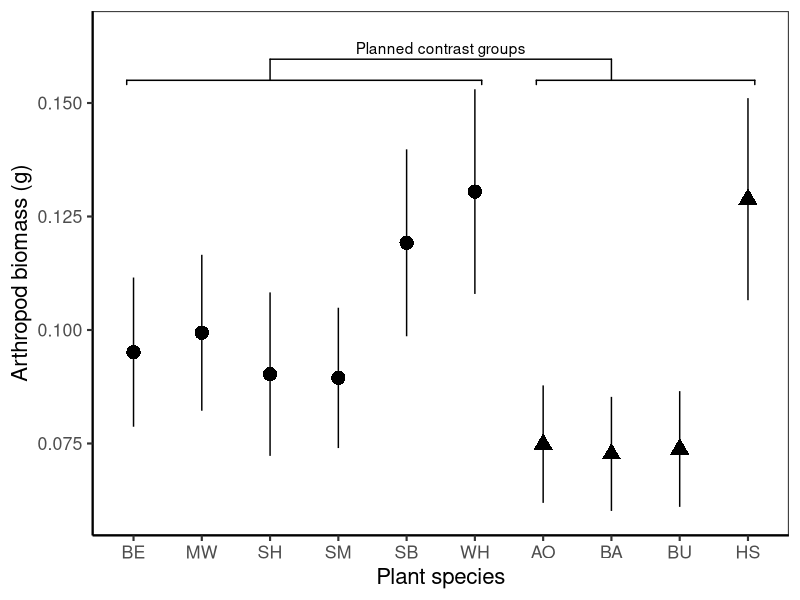

This figure's R source: (Note: this script raises an error after producing the figure.)
# Import data and models for table & figure generation only

# Libraries ####
library("tidyverse")
library("readr")
library("lme4")
library("car")
library("multcomp")
library("ggplot2")
library("emmeans")
library("ggpubr")
library("plotrix") # for std.error function
library("ggsignif")

# Plant arrangement rule ######
# Arrange in order of native vs exotic
biomass_order <- c("Beech","Musclewood","Shadbush","Striped Maple", "Sweet Birch", "Witch-hazel", "Autumn Olive", "Barberry", "Burning Bush", "Honeysuckle")

# plant letter codes #####
# do we need to move sweet birch and shadbush to keep things in alphabetical order?
plant_short = c("Beech" = "BE",
                "Musclewood" = "MW",
                "Shadbush" = "SH",
                "Striped Maple" = "SM",
                "Sweet Birch" = "SB",
                "Witch-hazel" = "WH",
                "Autumn Olive" = "AO",
                "Barberry" = "BA",
                "Burning Bush" = "BU",
                "Honeysuckle" = "HS")

# Fig 1a: Bagged biomass ####
biomass_summary <- read.csv("./Data/Models/model1.csv")

biomass_summary <- arrange(transform(biomass_summary, tree=factor(tree,levels=biomass_order)), tree) 

biomass_summary

biomass_plot <- ggplot(data=biomass_summary, aes(x = tree, y = response, shape=exo)) +
  theme_bw(base_size=16) +
  geom_point(size=4.5) +
  geom_errorbar(aes(ymin=response-(SE), ymax=response+(SE), width=0)) +
  ylab("Arthropod biomass (g)") +
  xlab("Plant species") +
  theme(panel.grid.major = element_blank(), panel.grid.minor = element_blank(),
        panel.background = element_blank(), axis.line = element_line(colour = "black")) +
  theme(legend.position="none") +
  geom_signif(comparisons = list(c("Shadbush", "Barberry")), 
              y_position = 0.155,
              tip_length = 0.05,
              annotation = c("Planned contrast groups")) +
  geom_signif(y_position = c(0.155), 
              xmin = c(0.9, 6.9), 
              xmax = c(6.1, 10.1),
  annotation = c(" ", " "), tip_length = 0.01) +
  scale_x_discrete(labels=plant_short) +
  ylim(0.06,0.165)
biomass_plot 

# Fig 1b: Biomass posthoc ####

mod1_posthoc <- read.csv("./Data/Models/model1_posthoc.csv")


# import p-value #
nugget_1 <- "P = 0.089" 

# this needs to use the same mean and SEM as the other figure, it currently does NOT

biomass_posthoc_plot <- ggplot(data=mod1_posthoc, aes(x = Exo, y = response,shape=Exo)) +
  theme_bw(base_size=16) +
  geom_point(size=4.5) +
  geom_errorbar(aes(ymin=response -(SE), ymax=response +(SE), width=0)) +
  ylab("Arthropod biomass on bagged branches") +
  xlab("Plant group") +
  guides(shape=guide_legend(title="", title.position = "left")) +
  theme(panel.grid.major = element_blank(), panel.grid.minor = element_blank(),
        panel.background = element_blank(), axis.line = element_line(colour = "black")) +
  geom_hline(yintercept=0.0,linetype=2) +
  ylim(0.06,0.165) +
  theme(axis.title.y = element_blank(),
        axis.text.y = element_blank()) +
  theme(legend.position='none') +
  geom_signif(y_position = c(0.12), 
              xmin = c(1), 
              xmax = c(2),
              annotation = c(nugget_1), tip_length = 0.01)
biomass_posthoc_plot

# merge 1a and 1b
Fig_1ab <- ggarrange(biomass_plot, biomass_posthoc_plot, labels = c("", ""), nrow = 1,
                     common.legend = FALSE, widths = c(1.75, 0.5))

ggsave(filename = "./Figures/Fig_1ab.svg", plot = Fig_1ab , device = "svg",
       width = 10, height = 4, units = "in", scale = 0.9)













# Fig 2 ver 1: Bag effect ######
# Import model estimates and table
mod2_lsm <- read.csv("./Data/Models/model2.csv")

Fig_1b <- ggplot(data=mod2_lsm, aes(x = treatment, y = response)) +
  theme_bw(base_size=12) +
  geom_point(size=2) +
  geom_line(aes(group = tree)) +
  geom_errorbar(aes(ymin=response-(SE), ymax=response+(SE), width=0)) +
  ylab("Average arthropod biomass (g)") +
  xlab("Bird Exclusion") +
  scale_x_discrete(labels=c("bag" = "- Birds", "control" = "+ Birds")) +
  geom_text(aes(x = treatment, y = (response+SE), label = .group, hjust=-.5)) +
  theme(panel.grid.major = element_blank(), panel.grid.minor = element_blank()) +
  facet_wrap( ~ tree, nrow=2) 
Fig_1b

# export Fig 2 ver 1 #








# Fig 2a ver 2: Bag lRR #####
mod2a_lsm <- read.csv("./Data/Models/model2a.csv")

mod2a_lsm <- arrange(transform(mod2a_lsm, tree=factor(tree,levels=biomass_order)), tree) 

mod2a_lsm

lrr_plot <- ggplot(data=mod2a_lsm, aes(x = tree, y = LRR_mean, shape=exo)) +
  theme_bw(base_size=16) +
  geom_point(size=4.5) +
  geom_errorbar(aes(ymin=LRR_mean-(LRR_sem), ymax=LRR_mean+(LRR_sem), width=0)) +
  ylab("Bird effect on biomass (LRR)") +
  xlab("Plant species") +
  theme(legend.position="none") +
  theme(panel.grid.major = element_blank(), panel.grid.minor = element_blank(),
        panel.background = element_blank(), axis.line = element_line(colour = "black")) +
  geom_signif(comparisons = list(c("Shadbush", "Barberry")), 
              y_position = 1.35,
              tip_length = 0.05,
              annotation = c("Planned contrast groups")) +
  geom_signif(y_position = c(1.35), 
              xmin = c(0.9, 6.9), 
              xmax = c(6.1, 10.1),
              annotation = c(" ", " "), tip_length = 0.01) +
  geom_hline(yintercept=0.0,linetype=2)  +
  scale_x_discrete(labels=plant_short) +
  ylim(-0.25,1.5)
lrr_plot

# Fig 2b #####
model_2a_posthoc <- read.csv("./Data/Models/model2_posthoc.csv")

# import p-value #
nugget_1 <- "P = 0.364" 

# this needs to use the same mean and SEM as the other figure, it currently does NOT

lrr_posthoc <- ggplot(data=model_2a_posthoc, aes(x = Exo, y = emmean,shape=Exo)) +
  theme_bw(base_size=16) +
  geom_point(size=4.5) +
  geom_errorbar(aes(ymin=emmean -(SE), ymax=emmean +(SE), width=0)) +
  ylab("Bird effect on biomass (LRR)") +
  xlab("Plant group") +
  guides(shape=guide_legend(title="none")) +
  theme(panel.grid.major = element_blank(), panel.grid.minor = element_blank(),
        panel.background = element_blank(), axis.line = element_line(colour = "black")) +
  geom_hline(yintercept=0.0,linetype=2) +
  ylim(-0.25,1.5) +
  theme(axis.title.y = element_blank(),
        axis.text.y = element_blank()) +
  theme(legend.position='none') +
  geom_signif(y_position = c(1), 
              xmin = c(1), 
              xmax = c(2),
              annotation = c(nugget_1), tip_length = 0.01)


# merge 2a and 2b
Fig_2ab <- ggarrange(lrr_plot, lrr_posthoc , labels = c("", ""), nrow = 1,
                     common.legend = FALSE, widths = c(1.75, 0.5))

ggsave(filename = "./Figures/Fig_2ab.svg", plot = Fig_2ab , device = "svg",
       width = 10, height = 4, units = "in", scale = 0.9)




# Fig 3abcd #####
# Insect abundances #
# Araneae plot
spider_lsm <- read.csv("./Data/Models/spider_model.csv")

# ! manually set tukey letters ####
# this is pairwise within treatment only
spider_lsm$.group2 <- c("b","a","b","a")

Fig_3a <- ggplot(data=spider_lsm, aes(x = treatment, y = response)) +
  theme_bw(base_size=12) +
  geom_point(size=2) +
  geom_line(aes(group = exo)) +
  geom_errorbar(aes(ymin=response-(SE), ymax=response+(SE), width=0)) +
  ylab("Araneae # per branch") +
  theme(axis.title.x=element_blank()) +
  #xlab("Bird Exclusion") +
  scale_x_discrete(labels=c("bag" = "- Birds", "control" = "+ Birds")) +
  geom_text(aes(x = treatment, y = (response+SE), label = .group2, hjust=-.5)) +
  theme(panel.grid.major = element_blank(), panel.grid.minor = element_blank()) +
  facet_wrap( ~ exo, nrow=1) 
Fig_3a

# Hemiptera plot

hemiptera_lsm <- read.csv("./Data/Models/hemiptera_model.csv")

#manually set tukey letters
hemiptera_lsm$.group2 <- c("a","a","a","a")

Fig_3b <- ggplot(data=hemiptera_lsm, aes(x = treatment, y = response)) +
  theme_bw(base_size=12) +
  geom_point(size=2) +
  geom_line(aes(group = exo)) +
  geom_errorbar(aes(ymin=response-(SE), ymax=response+(SE), width=0)) +
  ylab("Hemiptera # per branch") +
  theme(axis.title.x=element_blank()) +
  #xlab("Bird Exclusion") +
  scale_x_discrete(labels=c("bag" = "- Birds", "control" = "+ Birds")) +
  geom_text(aes(x = treatment, y = (response+SE), label = .group2, hjust=-.5)) +
  theme(panel.grid.major = element_blank(), panel.grid.minor = element_blank()) +
  facet_wrap( ~ exo, nrow=1) 
Fig_3b

# Lepidopetera plot
lepidoptera_lsm <- read.csv("./Data/Models/lepidoptera_model.csv")

lepidoptera_lsm

#manually set tukey letters
lepidoptera_lsm$.group2 <- c("b","a","b","a")

Fig_3c <- ggplot(data=lepidoptera_lsm, aes(x = treatment, y = response)) +
  theme_bw(base_size=12) +
  geom_point(size=2) +
  geom_line(aes(group = exo)) +
  geom_errorbar(aes(ymin=response-(SE), ymax=response+(SE), width=0)) +
  ylab("Lepidoptera # per branch") +
  theme(axis.title.x=element_blank()) +
  #xlab("Bird Exclusion") +
  scale_x_discrete(labels=c("bag" = "- Birds", "control" = "+ Birds")) +
  geom_text(aes(x = treatment, y = (response+SE), label = .group2, hjust=-.5)) +
  theme(panel.grid.major = element_blank(), panel.grid.minor = element_blank()) +
  facet_wrap( ~ exo, nrow=1) 
Fig_3c

# Orthoptera plot
orthoptera_lsm <- read.csv("./Data/Models/orthoptera_model.csv")

orthoptera_lsm 

#manually set tukey letters
orthoptera_lsm$.group2 <- c("b","a","b","a")

Fig_3d <- ggplot(data=orthoptera_lsm, aes(x = treatment, y = response)) +
  theme_bw(base_size=12) +
  geom_point(size=2) +
  geom_line(aes(group = exo)) +
  geom_errorbar(aes(ymin=response-(SE), ymax=response+(SE), width=0)) +
  ylab("Orthoptera # per branch") +
  theme(axis.title.x=element_blank()) +
  #xlab("Bird Exclusion") +
  scale_x_discrete(labels=c("bag" = "- Birds", "control" = "+ Birds")) +
  geom_text(aes(x = treatment, y = (response+SE), label = .group2, hjust=-.5)) +
  theme(panel.grid.major = element_blank(), panel.grid.minor = element_blank()) +
  facet_wrap( ~ exo, nrow=1) 
Fig_3d


# Fig 3 all #####
# arrange figure 2
Fig_3abcd <- ggarrange(Fig_3a, Fig_3b, Fig_3c, Fig_3d,
                       labels = c("3A","3B","3C","3D"), 
                       nrow = 2, ncol = 2)
Fig_3abcd 

# write figure 3 to folder
ggsave(filename = "./Figures/Fig3abcd.svg", plot = Fig_3abcd, device = "svg",
       width = 6, height = 5, units = "in")





# Fig 4 #####
# 4a: Herbivore N % ######
mod7_summary <- read.csv("./Data/Models/model7.csv")
mod7_summary  <- arrange(transform(mod7_summary , tree=factor(tree,levels=biomass_order)), tree) 

HN_plot <- ggplot(data=mod7_summary , aes(x = tree, y = mean_nitrogen, shape=exo)) +
  theme_bw(base_size=16) +
  geom_point(size=4.5) +
  geom_errorbar(aes(ymin=mean_nitrogen-(sem), ymax=mean_nitrogen+(sem), width=0)) +
  ylab("% N content of herbivores") +
  xlab("Plant species") +
  guides(shape=guide_legend(title="", title.position = "left")) +
  theme(panel.grid.major = element_blank(), panel.grid.minor = element_blank(),
        panel.background = element_blank(), axis.line = element_line(colour = "black")) +
  theme(legend.position="none") +
  geom_signif(comparisons = list(c("Shadbush", "Barberry")), 
              y_position = 11.5,
              tip_length = 0.235,
              annotation = c("Planned contrast groups")) +
  geom_signif(y_position = c(11.2), 
              xmin = c(0.9, 6.9), 
              xmax = c(6.1, 10),
              annotation = c(" ", " "), tip_length = 0.01) +
  scale_x_discrete(labels=plant_short) +
  ylim(9.25,11.75)
HN_plot

# 4b: Herbivore posthoc ####
model_4b_posthoc <- read.csv("./Data/Models/mod7_posthoc.csv")

# import p-value #
nugget_2 <- "P = 0.001" 

# this needs to use the same mean and SEM as the other figure, it currently does NOT

model_4b_plot <- ggplot(data=model_4b_posthoc, aes(x = Exo, y = emmean,shape=Exo)) +
  theme_bw(base_size=16) +
  geom_point(size=4.5) +
  geom_errorbar(aes(ymin=emmean -(SE), ymax=emmean +(SE), width=0)) +
  ylab("") +
  xlab("Plant group") +
  guides(shape=guide_legend(title="", title.position = "left")) +
  theme(panel.grid.major = element_blank(), panel.grid.minor = element_blank(),
        panel.background = element_blank(), axis.line = element_line(colour = "black")) +
  geom_hline(yintercept=0.0,linetype=2) +
  ylim(9,12) +
  theme(axis.title.y = element_blank(),
        axis.text.y = element_blank()) +
  theme(legend.position='none') +
  geom_signif(y_position = c(10.5), 
              xmin = c(1), 
              xmax = c(2),
              annotation = c(nugget_2), tip_length = 0.01)
model_4b_plot




# Merge 4a4b ####
Fig_4ab <- ggarrange(HN_plot, model_4b_plot, labels = c("4A", ""), nrow = 1,
                     common.legend = FALSE, widths = c(1.75, 0.5))

ggsave(filename = "./Figures/Fig_4ab.svg", plot = Fig_4ab , device = "svg",
       width = 10, height = 4, units = "in", scale = 0.9)






# 4c: Spider N% ####
mod9_summary <- read.csv("./Data/Models/model9.csv")
mod9_summary  <- arrange(transform(mod9_summary , tree=factor(tree,levels=biomass_order)), tree) 

SN_plot <- ggplot(data=mod9_summary , aes(x = tree, y = mean_nitrogen, shape=exo)) +
  theme_bw(base_size=16) +
  geom_point(size=4.5) +
  geom_errorbar(aes(ymin=mean_nitrogen-(sem), ymax=mean_nitrogen+(sem), width=0)) +
  ylab("% N content of spiders") +
  xlab("Plant species") +
  guides(shape=guide_legend(title="", title.position = "left")) +
  theme(panel.grid.major = element_blank(), panel.grid.minor = element_blank(),
        panel.background = element_blank(), axis.line = element_line(colour = "black")) +
  theme(legend.position="none") +
  geom_signif(comparisons = list(c("Shadbush", "Barberry")), 
              y_position = 11.9,
              tip_length = 0.195,
              annotation = c("Planned contrast groups")) +
  geom_signif(y_position = c(11.7), 
              xmin = c(0.9, 6.9), 
              xmax = c(6.1, 10),
              annotation = c(" ", " "), tip_length = 0.01) +
  scale_x_discrete(labels=plant_short)  +
  ylim(10.25,12.25)
SN_plot





# 4d: Spider posthoc ####
model_4d_posthoc <- read.csv("./Data/Models/mod9_posthoc.csv")

# import p-value #
nugget_3 <- "P = 0.002" 

# now uses model emmeans
model_4d_plot <- ggplot(data=model_4d_posthoc, aes(x = Exo, y = emmean,shape=Exo)) +
  theme_bw(base_size=16) +
  geom_point(size=4.5) +
  geom_errorbar(aes(ymin=emmean -(SE), ymax=emmean +(SE), width=0)) +
  ylab("") +
  xlab("Plant group") +
  guides(shape=guide_legend(title="", title.position = "left")) +
  theme(panel.grid.major = element_blank(), panel.grid.minor = element_blank(),
        panel.background = element_blank(), axis.line = element_line(colour = "black")) +
  geom_hline(yintercept=0.0,linetype=2) +
  ylim(10.25,12.25) +
  theme(axis.title.y = element_blank(),
        axis.text.y = element_blank()) +
  theme(legend.position='none') +
  geom_signif(y_position = c(11.5), 
              xmin = c(1), 
              xmax = c(2),
              annotation = c(nugget_3), tip_length = 0.01)
model_4d_plot

Fig_4cd <- ggarrange(SN_plot, model_4d_plot, labels = c("4B", ""), nrow = 1,
common.legend = FALSE, widths = c(1.75, 0.5))

ggsave(filename = "./Figures/Fig_4cd.svg", plot = Fig_4cd, device = "svg",
       width = 10, height = 4, units = "in", scale = 0.9)
